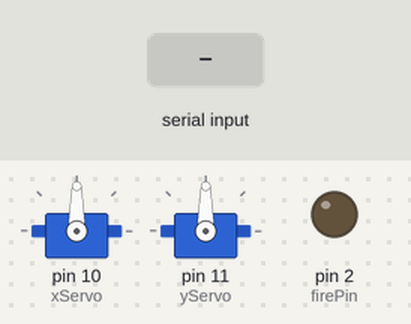
Simulated run of this sketch. Board: Arduino Uno, built with avr-gcc and run on an emulated ATmega328P. On the bench: 2 × servo, output pins drawn as LEDs (lit = HIGH). The inputs (shaded band) are chosen by the test bench.

Above: at 1.2 s.
1.3 s: "s90\n" received over Serial
At 1.7 s:
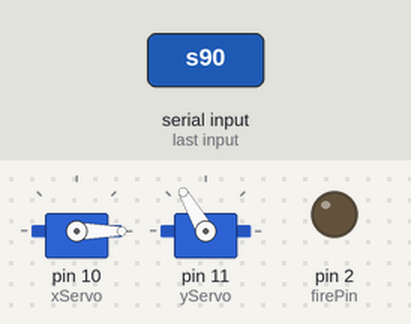
4.3 s: "m90\n" received over Serial
At 7.0 s:
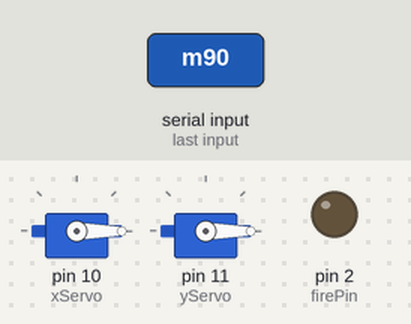
7.3 s: "m,45\n" received over Serial
At 8.5 s:
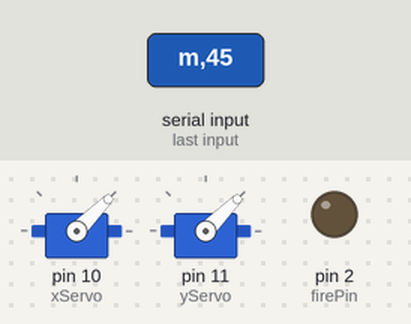
8.8 s: "s,45\n" received over Serial
At 10.27 s:
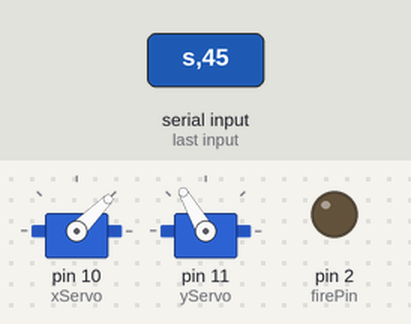
11.8 s: "f90\n" received over Serial
At 14.2 s:
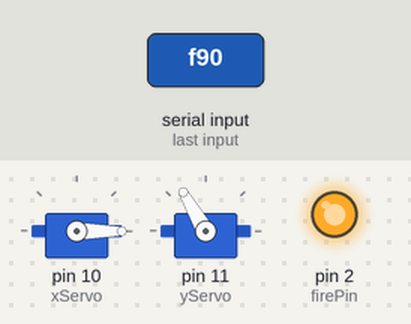
14.8 s: "m" received over Serial
At 15.5 s:
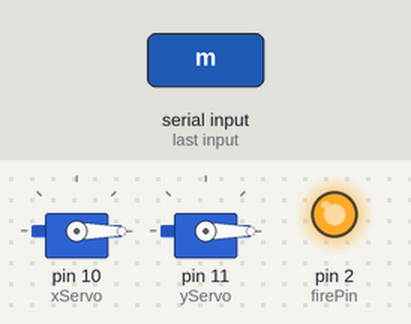
Timing chart, 0 to 17.3 s (numbered marks = the images above; inputs shaded):
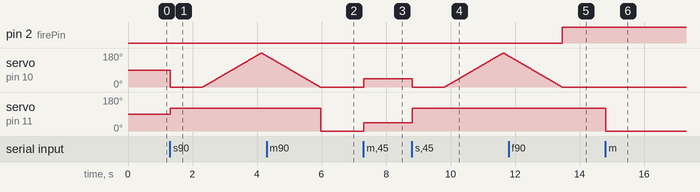

The sketch:

Turretfirmware.ino
```cpp
#include <Servo.h>

// Hardware pins
#define xServo 10
#define yServo 11
#define firePin 2


Servo xAxis, yAxis;
bool cannonOn = false;

void setup() {
  // put your setup code here, to run once:
  xAxis.attach(xServo);
  yAxis.attach(yServo);
  pinMode(firePin, OUTPUT);
  Serial.begin(115200);
  Serial.setTimeout(10);
}

void loop() {
  // put your main code here, to run repeatedly:

}

void serialEvent(){
  while(Serial.available()){
    parseCommand(Serial.readString());
  }
}

char command;
String data;
void parseCommand(String data){
  command = data.charAt(0);
  data = data.substring(2);

  switch(command){
    case 'm':
      turretMove(data);
    break;
    case 's':
      turretSweep();
    break;
    case 'f':
      // TODO: Take state from data
      if(!cannonOn){
        digitalWrite(firePin, HIGH);
        cannonOn = true;
      } else {
        digitalWrite(firePin, LOW);
        cannonOn = false;
      }
    break;
    default:
      Serial.println("Invalid command");
    break;
  }
}

String xCoord, yCoord;
int splitIndex;
void turretMove(String coords){
  splitIndex = coords.indexOf(',');
  xCoord = coords.substring(0, splitIndex);
  yCoord = coords.substring(splitIndex+1);

  xAxis.write(xCoord.toInt());
  yAxis.write(yCoord.toInt());
}

void turretSweep(){
  xAxis.write(0);
  yAxis.write(120);
  delay(1000);
  for(int i=0; i<=180; i+=1){
    xAxis.write(i);
    delay(10);
  }
  for(int i=180; i>=0; i-=1){
    xAxis.write(i);
    delay(10);
  }
  xAxis.write(0);
}
```

Measured:
- after the input at 1.3 s, servo on pin 11 (yServo): 90° → 120° at once
- after the input at 4.3 s, servo on pin 11 (yServo): 120° → 0° after 1.7 s
- after the input at 7.3 s, servo on pin 10 (xServo), servo on pin 11 (yServo): 0° → 45° at once
- after the input at 8.8 s, servo on pin 11 (yServo): 45° → 120° at once
- after the input at 11.8 s, pin 2 (firePin): LOW → HIGH after 1.7 s
- after the input at 14.8 s, servo on pin 11 (yServo): 120° → 0° at once
